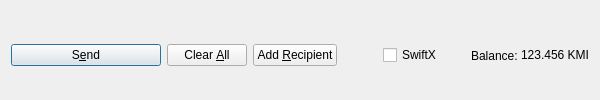
         <widget class="QFrame" name="frame_Send">
          <layout class="QHBoxLayout" name="horizontalLayout">
           <property name="bottomMargin">
            <number>0</number>
           </property>
           <item>
            <widget class="QPushButton" name="sendButton">
             <property name="minimumSize">
              <size>
               <width>150</width>
               <height>0</height>
              </size>
             </property>
             <property name="toolTip">
              <string>Confirm the send action</string>
             </property>
             <property name="text">
              <string>S&amp;end</string>
             </property>
             <property name="icon">
              <iconset resource="../koinmudra.qrc">
               <normaloff>:/icons/send</normaloff>:/icons/send</iconset>
             </property>
             <property name="autoDefault">
              <bool>false</bool>
             </property>
             <property name="default">
              <bool>true</bool>
             </property>
            </widget>
           </item>
           <item>
            <widget class="QPushButton" name="clearButton">
             <property name="sizePolicy">
              <sizepolicy hsizetype="Minimum" vsizetype="Fixed">
               <horstretch>0</horstretch>
               <verstretch>0</verstretch>
              </sizepolicy>
             </property>
             <property name="toolTip">
              <string>Clear all fields of the form.</string>
             </property>
             <property name="text">
              <string>Clear &amp;All</string>
             </property>
             <property name="icon">
              <iconset resource="../koinmudra.qrc">
               <normaloff>:/icons/remove</normaloff>:/icons/remove</iconset>
             </property>
             <property name="autoDefault">
              <bool>false</bool>
             </property>
            </widget>
           </item>
           <item>
            <widget class="QPushButton" name="addButton">
             <property name="toolTip">
              <string>Send to multiple recipients at once</string>
             </property>
             <property name="text">
              <string>Add &amp;Recipient</string>
             </property>
             <property name="icon">
              <iconset resource="../koinmudra.qrc">
               <normaloff>:/icons/add</normaloff>:/icons/add</iconset>
             </property>
             <property name="autoDefault">
              <bool>false</bool>
             </property>
            </widget>
           </item>
           <item>
            <spacer name="horizontalSpacer">
             <property name="orientation">
              <enum>Qt::Horizontal</enum>
             </property>
             <property name="sizeHint" stdset="0">
              <size>
               <width>40</width>
               <height>20</height>
              </size>
             </property>
            </spacer>
           </item>
           <item>
            <layout class="QHBoxLayout" name="horizontalLayout_2">
             <property name="spacing">
              <number>3</number>
             </property>
             <item>
              <widget class="QCheckBox" name="checkSwiftTX">
               <property name="enabled">
                <bool>true</bool>
               </property>
               <property name="minimumSize">
                <size>
                 <width>85</width>
                 <height>0</height>
                </size>
               </property>
               <property name="text">
                <string>SwiftX</string>
               </property>
              </widget>
             </item>
             <item>
              <widget class="QLabel" name="label">
               <property name="text">
                <string>Balance:</string>
               </property>
              </widget>
             </item>
             <item>
              <widget class="QLabel" name="labelBalance">
               <property name="sizePolicy">
                <sizepolicy hsizetype="Preferred" vsizetype="Fixed">
                 <horstretch>0</horstretch>
                 <verstretch>0</verstretch>
                </sizepolicy>
               </property>
               <property name="cursor">
                <cursorShape>IBeamCursor</cursorShape>
               </property>
               <property name="text">
                <string notr="true">123.456 KMI</string>
               </property>
               <property name="textInteractionFlags">
                <set>Qt::LinksAccessibleByMouse|Qt::TextSelectableByKeyboard|Qt::TextSelectableByMouse</set>
               </property>
              </widget>
             </item>
            </layout>
           </item>
          </layout>
         </widget>
